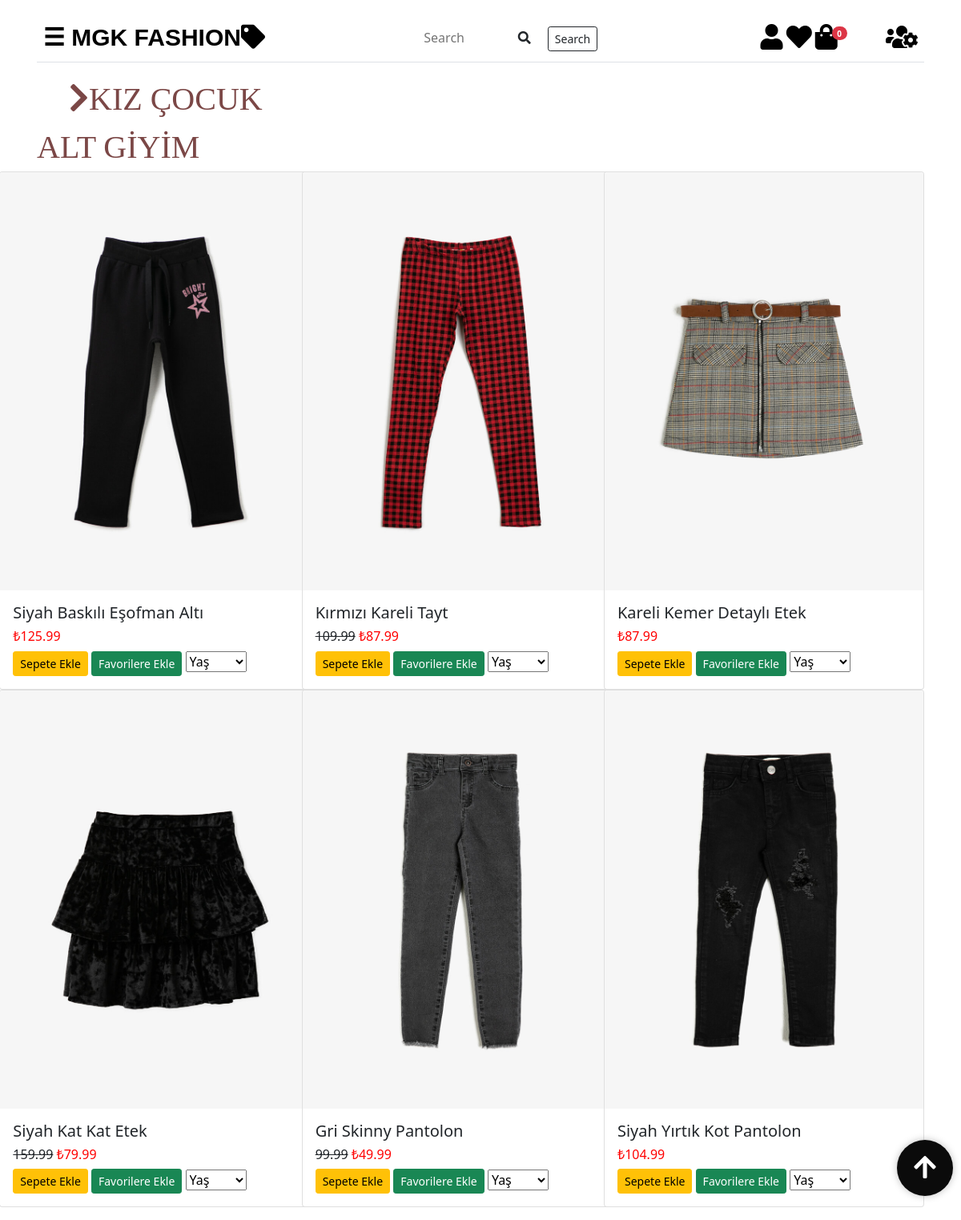
Page /giyimwebsitesi/kizaltgiyim.php on the committed database.
### tables this page shows
CREATE TABLE IF NOT EXISTS `tblurunler` (
  `id` int(4) NOT NULL AUTO_INCREMENT,
  `urun_foto` varchar(150) NOT NULL,
  `urun_adi` varchar(100) NOT NULL,
  `renk` varchar(30) NOT NULL,
  `eski_fiyat` float DEFAULT NULL,
  `fiyat` float NOT NULL,
  `kategoriID` int(4) NOT NULL,
  `cinsiyetID` int(2) NOT NULL,
  PRIMARY KEY (`id`),
  KEY `kategoriID` (`kategoriID`),
  KEY `cinsiyetID` (`cinsiyetID`)
);

### giyimwebsitesi/kizaltgiyim.php (the view, shortened to what this page needs)
<!DOCTYPE html>
<html lang="tr">
<head>
  <link rel="stylesheet" type="text/css" href="CSS1/bootstrap.min.css">
  <link rel="stylesheet" href="CSS1/all.css">
  <link rel="stylesheet" type="text/css" href="CSS1/style.css">
  <link rel="stylesheet" type="text/css" href="CSS1/genelstyle.css">
  <link rel="stylesheet" type="text/css" href="CSS1/mainstyle.css">
</head>
<body>
  <?php include("baglantidb.php");
   ?>
  <?php $urun = $db->query("SELECT * from tblurunler Where cinsiyetID = '4' and kategoriID = '4' ", PDO::FETCH_OBJ)->fetchAll()   ?>
<div id="main" class="container">
  <?php include("navbar.php"); ?>
      <div class="row">
      <div  class="col-md-4" id="yazi"><i class="fa fa-chevron-right"></i>KIZ ÇOCUK ALT GİYİM</div>
      </div>
      <div class="row">
        <?php foreach ($urun as $urunler) { ?>
    <div class="col-md-4">
<div class="card" style="width: 25rem; float: right;">
  <img class="card-img-top" id="aw-zoom" src="<?php echo $urunler->urun_foto; ?>" alt="Card image cap">
  <div class="card-body">
    <h5 class="card-title"><?php echo $urunler->urun_adi; ?></h5>
    <h6><s><?php echo $urunler->eski_fiyat; ?></s> <span style="color: red;">₺<?php echo $urunler->fiyat; ?></span> </h6>
    <button urun_id="<?php echo $urunler->id; ?>" class="btn btn-warning btn-sm btn_sepeteEkle">Sepete Ekle</button>
    <?php $sorgu = $db->prepare("SELECT * FROM tblfavoriler WHERE musteriID=:id1 AND favori_urunID=:id2");
          $sorgu->execute(array(':id1'=>$_SESSION['kullanici']['id'],':id2'=>$urunler->id));
          if ($sorgu->rowCount()) {
            echo '<a href="favoriler.php?cikar='.$urunler->id.'" class="btn btn-danger btn-sm">Favorilerden Çıkar</a>';
          }else{
            echo '<a href="favoriler.php?id='.$urunler->id.'" class="btn btn-success btn-sm">Favorilere Ekle</a>';
          }
     ?>
     <select>
      <option selected>Yaş</option>
    </select>
  </div>
</div>
  </div>
  <?php } ?>
    </div>
</div>
<button id="btnScrollToTop">
    <i class="fa fa-arrow-up fa-2x" style="color: white"></i>
  </button>
</body>
</html>

### giyimwebsitesi/CSS1/all.css (style rules this page uses)
.fa, .fas, .far, .fal, .fad, .fab { -moz-osx-font-smoothing: grayscale; -webkit-font-smoothing: antialiased; display: inline-block; font-style: normal; font-variant: normal; text-rendering: auto; line-height: 1; }
.fa-2x { font-size: 2em; }
.fa-arrow-up:before { content: "\f062"; }
.fa-chevron-right:before { content: "\f054"; }

### giyimwebsitesi/CSS1/genelstyle.css (style rules this page uses)
#yazi { font-size: bold; color:#7b4746 ; font-family: Agency FB; font-size: 40px; text-indent: 20px; }
#aw-zoom { position: relative; -webkit-transform: scale(1); -ms-transform: scale(1); -moz-transform: scale(1); transition: all .3s ease-in; -moz-transition: all .3s ease-in; -webkit-transition: all .3s ease-in; -ms-transition: all .3s ease-in; }
#btnScrollToTop { position: fixed; right: 10px; bottom: 30px; width: 70px; height: 70px; border-radius: 50%; background: #0b0b0b; box-shadow:0 0 10px rgba(0, 0, 0, 0.25); color: #ffffff; border: none; outline: none; cursor: pointer; }

### giyimwebsitesi/CSS1/mainstyle.css (style rules this page uses)
#yazi { font-size: bold; color:#7b4746 ; font-family: Agency FB; font-size: 40px; text-indent: 20px; }
#main { transition: margin-left .5s; padding: 16px; }
#btnScrollToTop { position: fixed; right: 10px; bottom: 30px; width: 70px; height: 70px; border-radius: 50%; background: #0b0b0b; box-shadow:0 0 10px rgba(0, 0, 0, 0.25); color: #ffffff; border: none; outline: none; cursor: pointer; }

### rows in the picture
tblurunler: urun_foto (picture), urun_adi "Siyah Baskılı Eşofman Altı", fiyat "125.99"
tblurunler: urun_foto (picture), urun_adi "Kırmızı Kareli Tayt", eski_fiyat "109.99", fiyat "87.99"
tblurunler: urun_foto (picture), urun_adi "Kareli Kemer Detaylı Etek", fiyat "87.99"
tblurunler: urun_foto (picture), urun_adi "Siyah Kat Kat Etek", eski_fiyat "159.99", fiyat "79.99"
tblurunler: urun_foto (picture), urun_adi "Gri Skinny Pantolon", eski_fiyat "99.99", fiyat "49.99"
tblurunler: urun_foto (picture), urun_adi "Siyah Yırtık Kot Pantolon", fiyat "104.99"

### other values in the picture
$toplam_adet "0"
